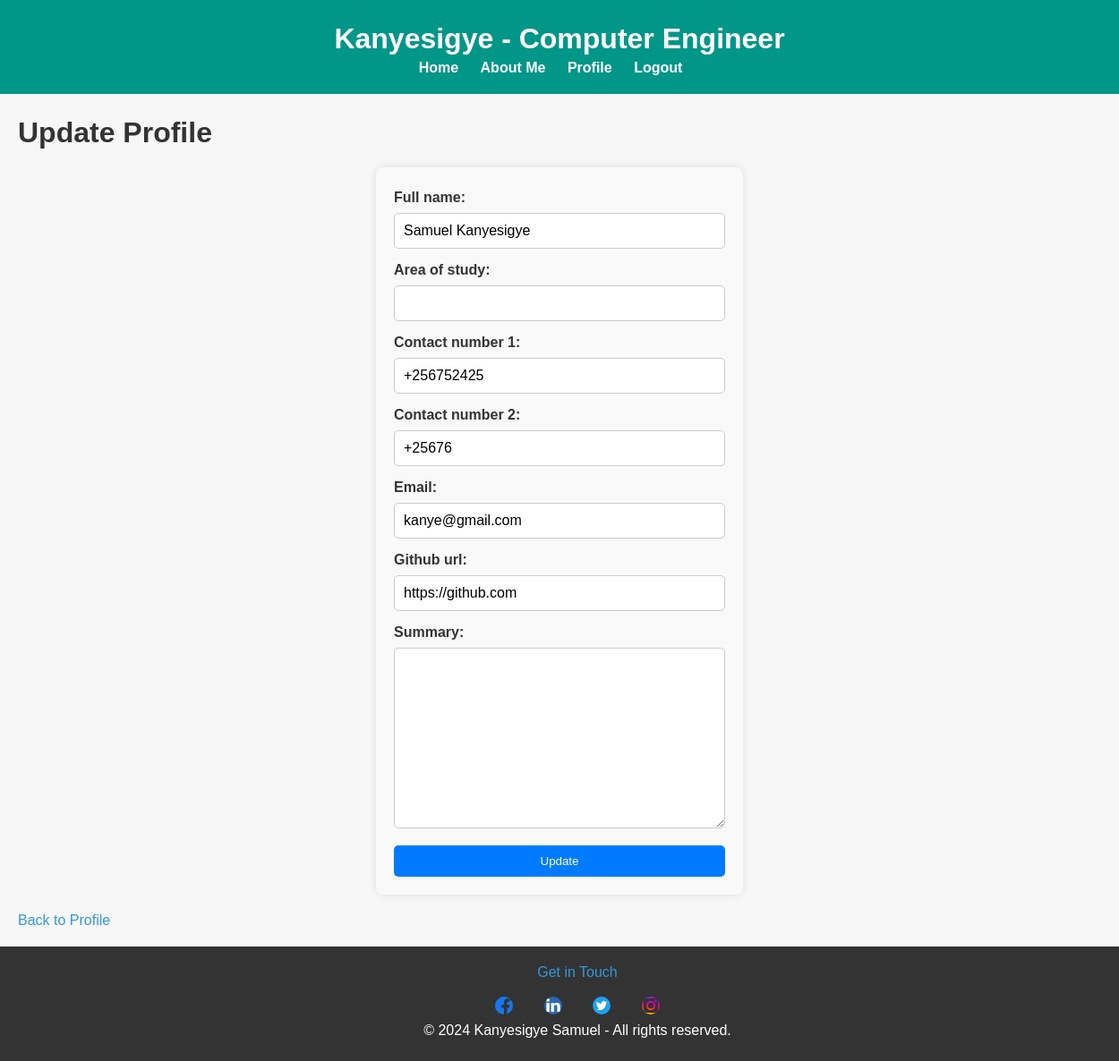
The app's page /update_profile/ (signed in), older data.
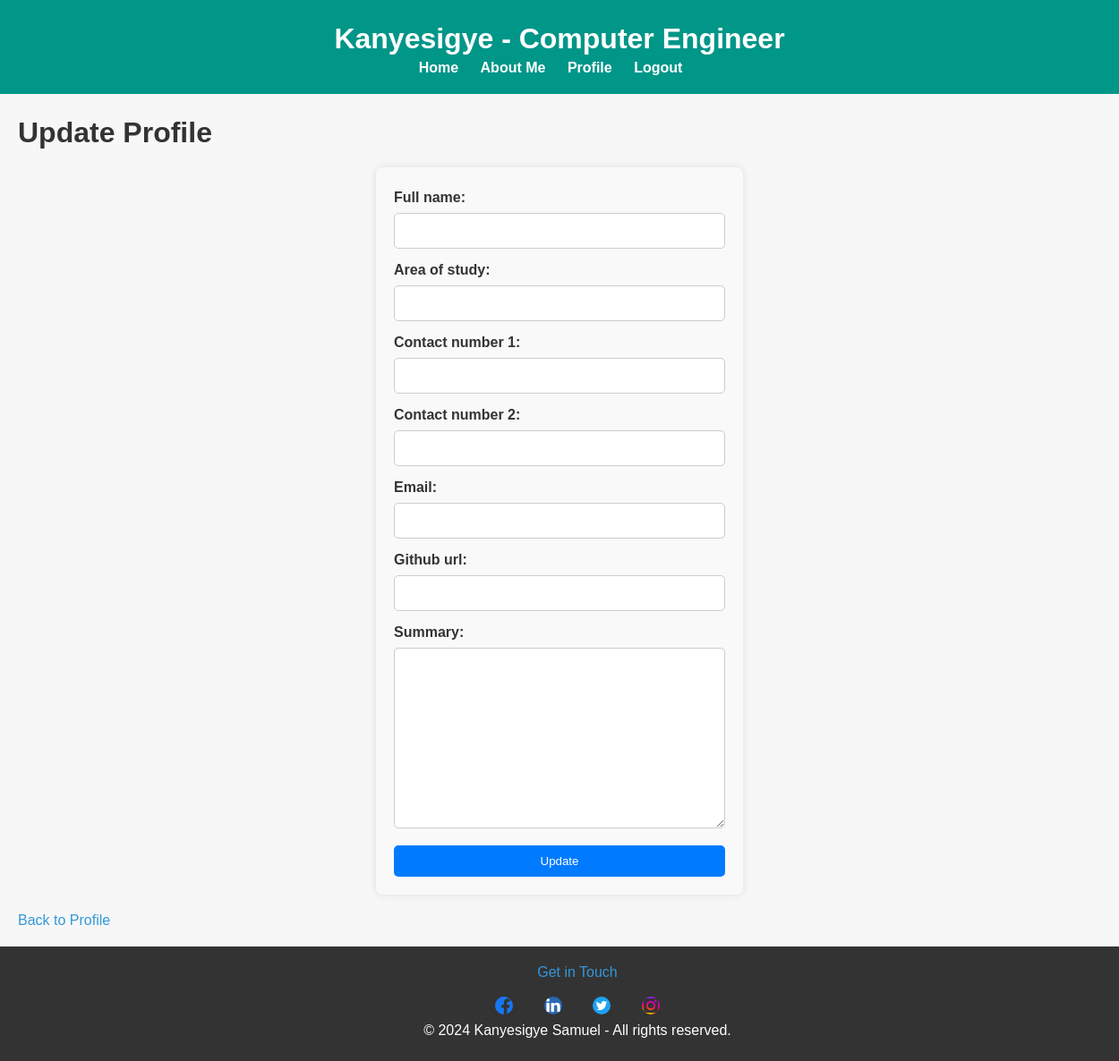
The same page, newer data.
### portfolio/models.py (models this page shows, shortened)
class Profile(models.Model):
    full_name = models.CharField(max_length=255)
    area_of_study = models.CharField(max_length=255)
    contact_number_1 = models.CharField(max_length=20)
    contact_number_2 = models.CharField(max_length=20)
    email = models.EmailField()
    github_url = models.URLField()
    summary = models.TextField()
    work_experiences = models.ManyToManyField(WorkExperience)
    skills = models.ManyToManyField(Skill)
    achievements = models.ManyToManyField(Achievement)
    education = models.ManyToManyField(Education)
    project = models.ManyToManyField(Project)
    hobby = models.ManyToManyField(Hobby)

### portfolio/views.py (the view)
# urls.py: path('update_profile/', update_profile, name='update_profile'),
@login_required
def update_profile(request):
    profile, created = Profile.objects.get_or_create(id=1)  # Assuming the profile has id=1
    if request.method == 'POST':
        form = ProfileForm(request.POST, instance=profile)
        if form.is_valid():
            form.save()
            return redirect('profile_1')
    else:
        form = ProfileForm(instance=profile)
    return render(request, 'update_profile.html', {'form': form})

### portfolio/forms.py
class ProfileForm(forms.ModelForm):
    class Meta:
        model = Profile
        fields = ['full_name', 'area_of_study', 'contact_number_1', 'contact_number_2', 'email', 'github_url', 'summary']

### portfolio/templates/update_profile.html (shortened to what this page needs)
{% extends 'base.html' %}
{% block content %}
  <h1>Update Profile</h1>
  <form method="post" action="{% url 'update_profile' %}">
    {{ form.as_p }}
    <button type="submit">Update</button>
  </form>
  <a href="{% url 'profile' %}">Back to Profile</a>
{% endblock %}

### portfolio/templates/base.html (shortened to what this page needs)
{% load static %}
<!DOCTYPE html>
<html lang="en">
<head>
    <link rel="stylesheet" href="{% static 'style.css' %}">
</head>
<body>
    <header>
        <h1>{% block header %}Kanyesigye - Computer Engineer{% endblock %}</h1>
        <nav>
            <ul>
                {% if user.is_authenticated %}
                <li><a href="{% url 'home' %}">Home</a></li>
                <li><a href="{% url 'about_me' %}">About Me</a></li>
                <li><a href="{% url 'profile' %}">Profile</a></li>
                <li><a href="{% url 'logout' %}">Logout</a></li>
                {% endif %}
            </ul>
        </nav>
    </header>
    <main>
        {% block content %}{% endblock %}
    </main>
    <footer>
        <div> <a href="{% url 'contact' %}" class="btn">Get in Touch</a></div>
        <br>
        <a href="https://www.facebook.com/kanyesigye.samuel.54" target="_blank">
            <img src="{% static 'images/facebook-icon.png' %}" alt="Facebook">
        </a>
        <a href="https://www.linkedin.com/in/kanyesigye-samuel-9420b6254/" target="_blank">
            <img src="{% static 'images/linkedin-icon.png' %}" alt="Linkedin">
        </a>
        <a href="https://twitter.com/KanyesigyeSam11" target="_blank">
            <img src="{% static 'images/twitter-icon.png' %}" alt="Twitter">
        </a>
        <a href="#" target="_blank">
            <img src="{% static 'images/instagram-icon.png' %}" alt="Instagram">
        </a>
        <p>&copy; 2024 Kanyesigye Samuel - All rights reserved.</p>
    </footer>
</body>
</html>

### static/style.css (style rules this page uses)
body, h1, h2, h3, p, ul { margin: 0; padding: 0; }
body { font-family: 'Arial', sans-serif; background-color: #f7f7f7; color: #333; margin: 0; }
header { background-color: #009688; color: #fff; padding: 20px; text-align: center; }
h1, p, .btn { margin: 5px 0; }
nav ul { list-style: none; }
nav ul li { display: inline; margin-right: 20px; }
nav a { color: #fff; text-decoration: none; font-weight: bold; }
main { padding: 20px; }
footer { background-color: #333; color: #fff; text-align: center; padding: 20px; position: relative; bottom: 0; width: 100%; }
footer a img { width: 40px; height: auto; border-radius: 50%; transition: transform 0.3s ease; }
form { margin: 20px 400px; padding: 20px; background-color: #f9f9f9; border-radius: 8px; box-shadow: 0 0 10px rgba(0, 0, 0, 0.1); }
label { display: block; margin-bottom: 10px; color: #333; }
input, textarea { width: 100%; padding: 10px; margin-bottom: 10px; border: 1px solid #ccc; border-radius: 5px; box-sizing: border-box; font-family: Arial, Helvetica, sans-serif; font: 1em sans-serif; }
button[type="submit"] { width: 100%; padding: 10px; background-color: #007bff; color: #fff; border: none; border-radius: 5px; cursor: pointer; }
label { display: block; font-weight: bold; margin-bottom: 8px; }
button { background-color: #4CAF50; color: white; padding: 4px 4px; border: none; border-radius: 5px; cursor: pointer; }
a { color: #3498db; text-decoration: none; transition: color 0.3s ease; }
ul { list-style: none; padding: 0; }
li { margin-bottom: 20px; }

### portfolio/templates/base.html (style rules this page uses)
footer a img { width: 20px; height: auto; border-radius: 50%; transition: transform 0.3s ease; }
footer a { margin: 0 15px; }

Row changes from the older to the newer data that the page shows:
changed Profile: full_name "Samuel Kanyesigye" → (not shown); contact_number_1 "+256752425" → (not shown); contact_number_2 "+25676" → (not shown); email "kanye@gmail.com" → (not shown); github_url "https://github.com" → (not shown)
